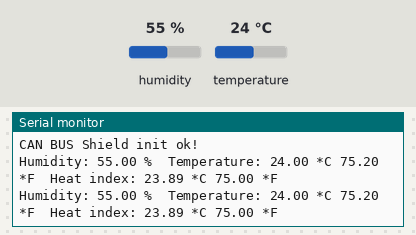
This sketch was run on a simulated Arduino Uno, built with avr-gcc and run on an emulated ATmega328P. On the bench: the last lines printed to the serial monitor. The inputs (shaded band) are chosen by the test bench; at power-on: humidity 55 %, temperature 24 °C.

Above: at 4.8 s.
4.9 s: humidity set to 22 %
At 7.1 s:
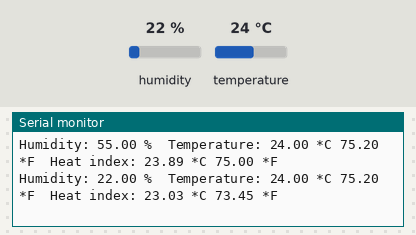
7.9 s: temperature set to 12 °C
At 8.9 s:
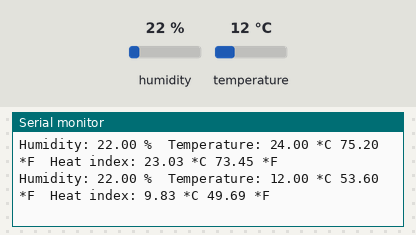
10.9 s: humidity set to 40 %
At 12.6 s:
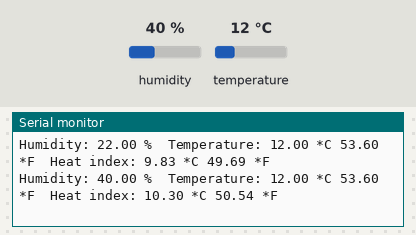
Timing chart, 0 to 14.1 s (numbered marks = the images above; inputs shaded):
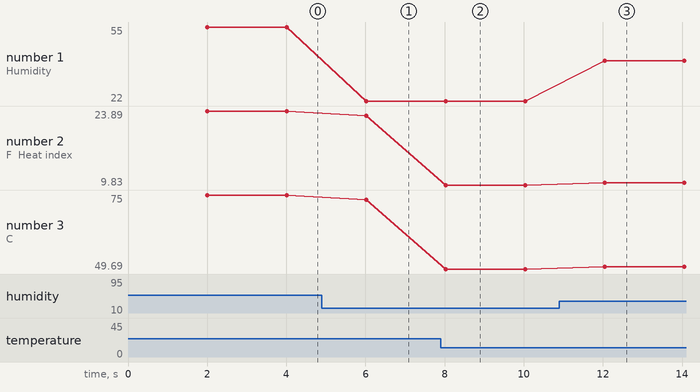

Measured:
- after the input at 4.9 s, the serial monitor: prints a new line after 1.1 s (image 1)
- after the input at 7.9 s, the serial monitor: prints a new line after 0.13 s (image 2)
- after the input at 10.9 s, the serial monitor: prints a new line after 1.1 s (image 3)
- plotted number 1: 55 → 22 after the input at 4.9 s, 22 → 40 after the input at 10.9 s
- plotted number 2: 23.89 → 23.03 after the input at 4.9 s, 23.03 → 9.83 after the input at 7.9 s, 9.83 → 10.3 after the input at 10.9 s
- plotted number 3: 75 → 73.45 after the input at 4.9 s, 73.45 → 49.69 after the input at 7.9 s, 49.69 → 50.54 after the input at 10.9 s

The sketch:

send_can_msg_and_dht.ino
```cpp
// demo: CAN-BUS Shield, send data

/* Humidity Sensor Lib and Pin define */
#include "DHT.h"
#define DHTPIN 2
#define DHTTYPE DHT22
/* End */

#include <mcp_can.h>
#include <SPI.h>

const int SPI_CS_PIN = 9;


DHT dht(DHTPIN, DHTTYPE);

void printValues(float t, float f, float h){

      // Compute heat index in Fahrenheit (the default)

      float hif = dht.computeHeatIndex(f, h);

      // Compute heat index in Celsius (isFahreheit = false)

      float hic = dht.computeHeatIndex(t, h, false);

      Serial.print("Humidity: ");
      Serial.print(h);
      Serial.print(" %\t");
      Serial.print("Temperature: ");
      Serial.print(t);
      Serial.print(" *C ");
      Serial.print(f);
      Serial.print(" *F\t");
      Serial.print("Heat index: ");
      Serial.print(hic);
      Serial.print(" *C ");
      Serial.print(hif);
      Serial.println(" *F");
}

MCP_CAN CAN(SPI_CS_PIN);                                 // Set CS to pin 10

void setup()
{
    Serial.begin(115200);
    Serial.println("DHT22 TEST!");

START_INIT:
    if(CAN_OK == CAN.begin(CAN_500KBPS))                   // init can bus : baudrate = 500k
    {
        Serial.println("CAN BUS Shield init ok!");
        dht.begin();
    }
    else
    {
        Serial.println("CAN BUS Shield init fail");
        Serial.println("Init CAN BUS Shield again");
        delay(100);
        goto START_INIT;
    }
}

unsigned char stmp[8] = {0, 100, 200, 300, 4, 5, 6, 7};
void loop()
{
    delay(2000);
    float h = dht.readHumidity();
    float t = dht.readTemperature();
    float f = dht.readTemperature(true);

    printValues(t, f, h);

    if(isnan(h) || isnan(t) || isnan(f)){
      Serial.println("Failed to read from DHT Sensor!");
      }
    // send data:  id = 0x280, standrad flame, data len = 8, stmp: data buf
    CAN.sendMsgBuf(0x280, 0, 8, stmp);
    //delay(100);                       // send data per 100ms
}

/*********************************************************************************************************
  END FILE
*********************************************************************************************************/
```
